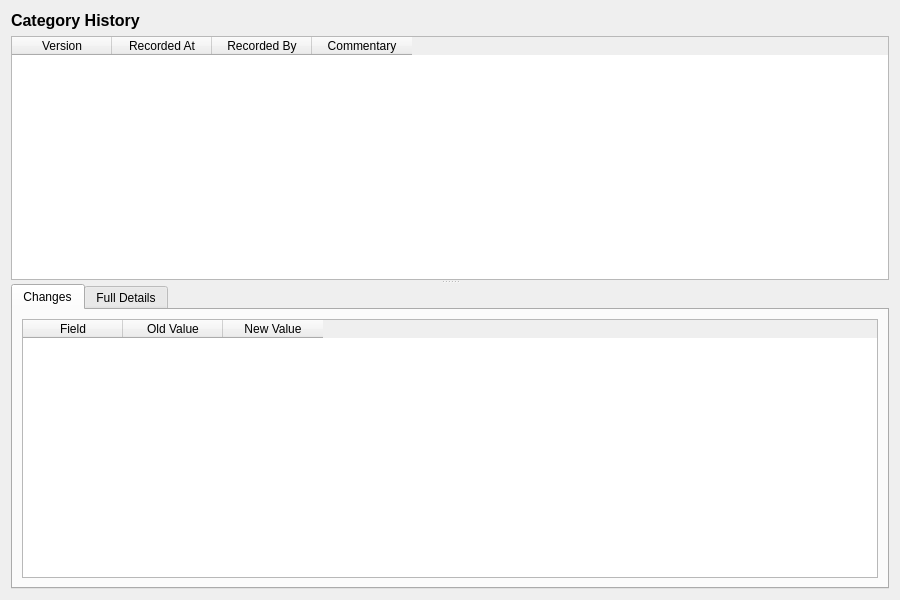
<?xml version="1.0" encoding="UTF-8"?>
<ui version="4.0">
 <class>ChangeReasonCategoryHistoryDialog</class>
 <widget class="QWidget" name="ChangeReasonCategoryHistoryDialog">
  <property name="geometry">
   <rect>
    <x>0</x>
    <y>0</y>
    <width>900</width>
    <height>600</height>
   </rect>
  </property>
  <property name="windowTitle">
   <string>Category History</string>
  </property>
  <layout class="QVBoxLayout" name="verticalLayout">
   <item>
    <widget class="QLabel" name="titleLabel">
     <property name="font">
      <font>
       <pointsize>12</pointsize>
       <bold>true</bold>
      </font>
     </property>
     <property name="text">
      <string>Category History</string>
     </property>
    </widget>
   </item>
   <item>
    <widget class="QSplitter" name="splitter">
     <property name="orientation">
      <enum>Qt::Vertical</enum>
     </property>
     <widget class="QTableWidget" name="versionListWidget">
      <property name="minimumHeight">
       <number>150</number>
      </property>
      <property name="maximumHeight">
       <number>250</number>
      </property>
      <property name="alternatingRowColors">
       <bool>true</bool>
      </property>
      <property name="editTriggers">
       <set>QAbstractItemView::NoEditTriggers</set>
      </property>
      <property name="selectionMode">
       <enum>QAbstractItemView::SingleSelection</enum>
      </property>
      <property name="selectionBehavior">
       <enum>QAbstractItemView::SelectRows</enum>
      </property>
      <column>
       <property name="text">
        <string>Version</string>
       </property>
      </column>
      <column>
       <property name="text">
        <string>Recorded At</string>
       </property>
      </column>
      <column>
       <property name="text">
        <string>Recorded By</string>
       </property>
      </column>
      <column>
       <property name="text">
        <string>Commentary</string>
       </property>
      </column>
     </widget>
     <widget class="QWidget" name="detailWidget">
      <layout class="QVBoxLayout" name="detailLayout">
       <property name="leftMargin">
        <number>0</number>
       </property>
       <property name="topMargin">
        <number>0</number>
       </property>
       <property name="rightMargin">
        <number>0</number>
       </property>
       <property name="bottomMargin">
        <number>0</number>
       </property>
       <item>
        <widget class="QTabWidget" name="tabWidget">
         <property name="currentIndex">
          <number>0</number>
         </property>
         <widget class="QWidget" name="changesTab">
          <attribute name="title">
           <string>Changes</string>
          </attribute>
          <layout class="QVBoxLayout" name="changesTabLayout">
           <item>
            <widget class="QTableWidget" name="changesTableWidget">
             <property name="editTriggers">
              <set>QAbstractItemView::NoEditTriggers</set>
             </property>
             <property name="alternatingRowColors">
              <bool>true</bool>
             </property>
             <property name="selectionMode">
              <enum>QAbstractItemView::SingleSelection</enum>
             </property>
             <property name="selectionBehavior">
              <enum>QAbstractItemView::SelectRows</enum>
             </property>
             <column>
              <property name="text">
               <string>Field</string>
              </property>
             </column>
             <column>
              <property name="text">
               <string>Old Value</string>
              </property>
             </column>
             <column>
              <property name="text">
               <string>New Value</string>
              </property>
             </column>
            </widget>
           </item>
          </layout>
         </widget>
         <widget class="QWidget" name="fullDetailsTab">
          <attribute name="title">
           <string>Full Details</string>
          </attribute>
          <layout class="QVBoxLayout" name="fullDetailsTabLayout">
           <item>
            <widget class="QScrollArea" name="scrollArea">
             <property name="widgetResizable">
              <bool>true</bool>
             </property>
             <widget class="QWidget" name="scrollAreaWidgetContents">
              <property name="geometry">
               <rect>
                <x>0</x>
                <y>0</y>
                <width>560</width>
                <height>450</height>
               </rect>
              </property>
              <layout class="QFormLayout" name="formLayout">
               <item row="0" column="0">
                <widget class="QLabel" name="codeLabel">
                 <property name="text">
                  <string>Code:</string>
                 </property>
                </widget>
               </item>
               <item row="0" column="1">
                <widget class="QLabel" name="codeValue">
                 <property name="text">
                  <string/>
                 </property>
                </widget>
               </item>
               <item row="1" column="0">
                <widget class="QLabel" name="descriptionLabel">
                 <property name="text">
                  <string>Description:</string>
                 </property>
                </widget>
               </item>
               <item row="1" column="1">
                <widget class="QLabel" name="descriptionValue">
                 <property name="text">
                  <string/>
                 </property>
                 <property name="wordWrap">
                  <bool>true</bool>
                 </property>
                </widget>
               </item>
               <item row="2" column="0">
                <widget class="QLabel" name="versionNumberLabel">
                 <property name="text">
                  <string>Version:</string>
                 </property>
                </widget>
               </item>
               <item row="2" column="1">
                <widget class="QLabel" name="versionNumberValue">
                 <property name="text">
                  <string/>
                 </property>
                </widget>
               </item>
               <item row="3" column="0">
                <widget class="QLabel" name="recordedByLabel">
                 <property name="text">
                  <string>Recorded By:</string>
                 </property>
                </widget>
               </item>
               <item row="3" column="1">
                <widget class="QLabel" name="recordedByValue">
                 <property name="text">
                  <string/>
                 </property>
                </widget>
               </item>
               <item row="4" column="0">
                <widget class="QLabel" name="recordedAtLabel">
                 <property name="text">
                  <string>Recorded At:</string>
                 </property>
                </widget>
               </item>
               <item row="4" column="1">
                <widget class="QLabel" name="recordedAtValue">
                 <property name="text">
                  <string/>
                 </property>
                </widget>
               </item>
               <item row="5" column="0">
                <widget class="QLabel" name="changeCommentaryLabel">
                 <property name="text">
                  <string>Change Commentary:</string>
                 </property>
                </widget>
               </item>
               <item row="5" column="1">
                <widget class="QLabel" name="changeCommentaryValue">
                 <property name="text">
                  <string/>
                 </property>
                 <property name="wordWrap">
                  <bool>true</bool>
                 </property>
                </widget>
               </item>
              </layout>
             </widget>
            </widget>
           </item>
          </layout>
         </widget>
        </widget>
       </item>
      </layout>
     </widget>
    </widget>
   </item>
  </layout>
 </widget>
 <resources/>
 <connections/>
</ui>
